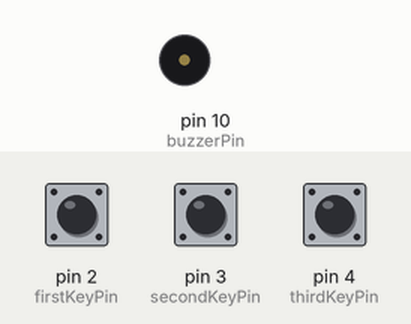
Simulated run of this sketch. Board: Arduino Uno, built with avr-gcc and run on an emulated ATmega328P. Shown: buzzer (waves = sounding). Inputs (shaded band) come from the test bench; at power-on: pin 2 (firstKeyPin) HIGH, pin 3 (secondKeyPin) HIGH, pin 4 (thirdKeyPin) HIGH. Not simulated (calls return 0 or success): arduino_secrets.h.

Above: at 1.2 s.
1.3 s: pin 2 (firstKeyPin) pulled LOW for 0.15 s
At 1.37 s:
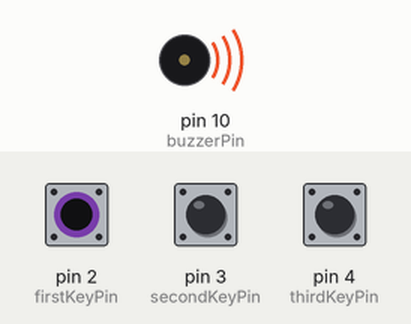
2.9 s: pin 2 (firstKeyPin) pulled LOW for 3.2 s
At 7.0 s:
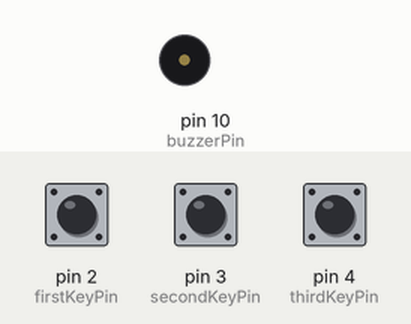
7.6 s: pin 3 (secondKeyPin) pulled LOW for 3.2 s
At 8.2 s:
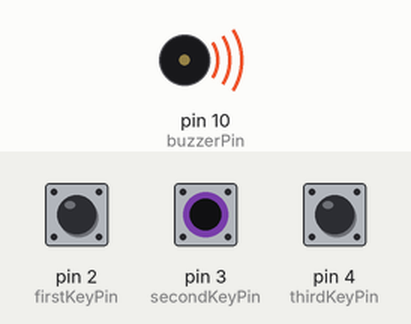
Timing chart, 0 to 12.3 s (numbered marks = the images above; inputs shaded):
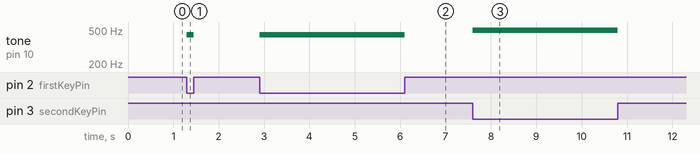

Measured:
- after the input at 1.3 s, tone on pin 10 (buzzerPin): silent → 440 Hz at once, → silent 0.15 s later
- after the input at 2.9 s, tone on pin 10 (buzzerPin): silent → 440 Hz at once, → silent 3.2 s later
- after the input at 7.6 s, tone on pin 10 (buzzerPin): silent → 494 Hz at once, → silent 3.2 s later

The sketch:

E_trumpet.ino
```cpp
#include "arduino_secrets.h"

/*
SparkFun Tinker Kit
Circuit 6: Digital Trumpet

Use 3 buttons plugged to play musical notes on a buzzer.

This sketch was written by SparkFun Electronics, with lots of help from the Arduino community.
This code is completely free for any use.

View circuit diagram and instructions at: https://learn.sparkfun.com/tutorials/activity-guide-for-sparkfun-tinker-kit/
Download drawings and code at: https://github.com/sparkfun/SparkFun_Tinker_Kit_Code/
*/

//set the pins for the button and buzzer
int firstKeyPin = 2;
int secondKeyPin = 3;
int thirdKeyPin = 4;

int buzzerPin = 10;


void setup() {
  //set the button pins as inputs
  pinMode(firstKeyPin, INPUT_PULLUP);
  pinMode(secondKeyPin, INPUT_PULLUP);
  pinMode(thirdKeyPin, INPUT_PULLUP);

  //set the buzzer pin as an output
  pinMode(buzzerPin, OUTPUT);
}

void loop() {

  if(digitalRead(firstKeyPin) == LOW){        //if the first key is pressed
    tone(buzzerPin, 440);                     //play the frequency for c
  }
  else if(digitalRead(secondKeyPin) == LOW){  //if the second key is pressed
    tone(buzzerPin, 494);                     //play the frequency for e
  }
  else if(digitalRead(thirdKeyPin) == LOW){   //if the third key is pressed
    tone(buzzerPin, 523);                     //play the frequency for g
  }
  else{
    noTone(buzzerPin);                        //if no key is pressed turn the buzzer off
  }
}

  /*
  note  frequency
  c     262 Hz
  d     294 Hz
  e     330 Hz
  f     349 Hz
  g     392 Hz
  a     440 Hz
  b     494 Hz
  C     523 Hz
  */
```
